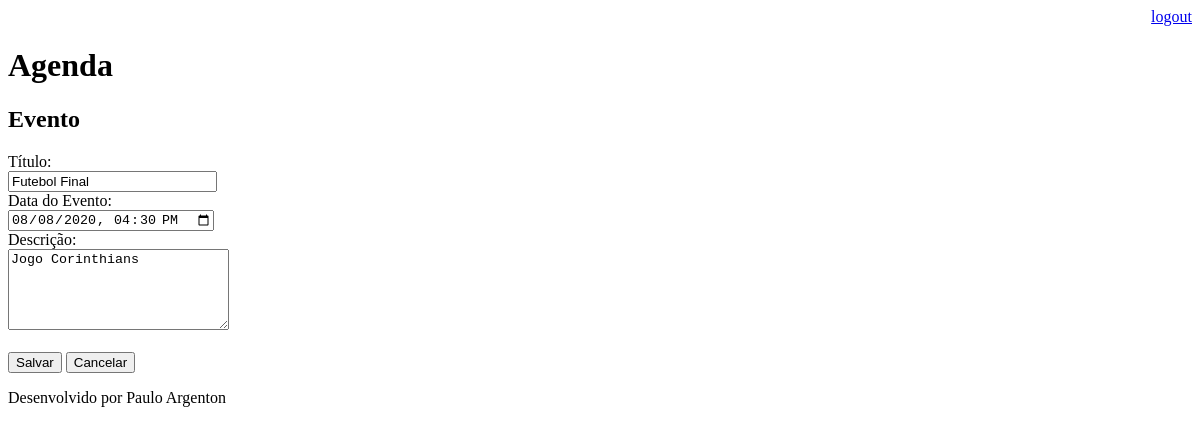
/agenda/evento/?id=9 (signed in), run on an earlier commit of the app's database.
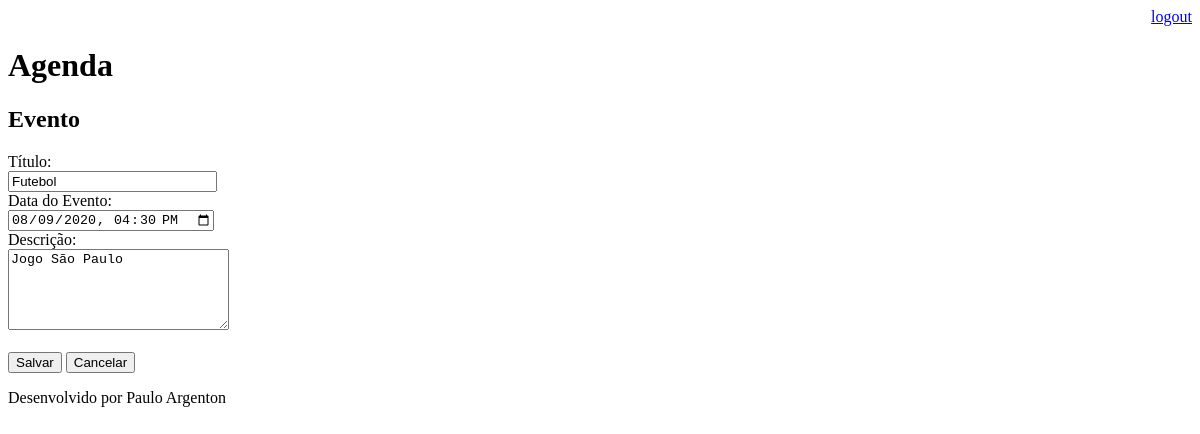
And on a later commit of the database.
### core/models.py (models this page shows, shortened)
class Evento(models.Model):
    titulo = models.CharField(max_length=100)
    descricao = models.TextField(blank=True, null=True)
    data_evento = models.DateTimeField(verbose_name='Data do Evento')
    data_criacao = models.DateTimeField(auto_now=True)
    usuario = models.ForeignKey(User, on_delete=models.CASCADE)
    class Meta:
        db_table = 'evento'
    def get_data_input_evento(self):
        return self.data_evento.strftime('%Y-%m-%dT%H:%M')

### core/views.py (the view)
# urls.py: path('agenda/evento/', views.evento),
@login_required(login_url='/login/')
def evento(request):
    id_evento = request.GET.get('id')
    dados = {}
    if id_evento:
        dados['evento'] = Evento.objects.get(id=id_evento)
    return render(request, 'evento.html', dados)

### templates/evento.html (shortened to what this page needs)
{% extends "model-page.html" %}
{%  block content %}
<h2>Evento</h2>
<form action="submit" method="POST"> {% csrf_token %}
    <label>Título:</label>
    <br>
    <input type="text" name="titulo" size="23" value="{{ evento.titulo }}">
    <br>
    <label>Data do Evento:</label>
    <br>
    <input type="datetime-local" name="data_evento" value="{{ evento.get_data_input_evento }}">
    <br>
    <label>Descrição:</label>
    <br>
    <textarea name="descricao" rows="5" cols="25">{{ evento.descricao }}</textarea>
    <br><br>
    <button type="submit">Salvar</button>
    <a href="/">
        <button type="button">Cancelar</button>
    </a>
</form>
{% endblock %}

### templates/model-page.html
<!DOCTYPE html>
<html lang="en">
<head>
    {% include "model-header.html" %}
</head>
<body>
    {% block content %} {% endblock %}
    {% include "model-footer.html" %}
</body>
</html>

### templates/model-header.html (shortened to what this page needs)
<div align="right">
    <a href="/logout">logout</a>
</div>
<h1>Agenda</h1>

### templates/model-footer.html
<p>Desenvolvido por Paulo Argenton</p>

What changed in the data, as far as the page shows it:
changed Evento: titulo "Futebol Final" → "Futebol"; data_evento "08/08/2020 16:30" → "08/09/2020 16:30"; descricao "Jogo Corinthians" → "Jogo São Paulo"
